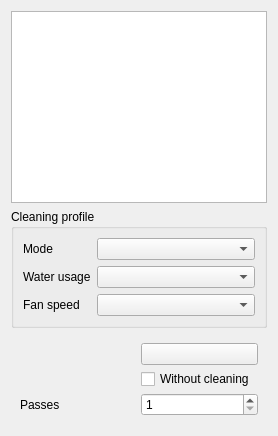
          <widget class="QWidget" name="scroll_clean_contents">
           <layout class="QVBoxLayout" name="clean_layout">
            <item>
             <widget class="QTreeWidget" name="rooms">
              <property name="maximumSize">
               <size>
                <width>16777215</width>
                <height>260</height>
               </size>
              </property>
              <property name="toolTip">
               <string>Tick rooms or whole groups to clean them. Right-click a room to rename, join or split it, or to edit the groups.</string>
              </property>
              <property name="contextMenuPolicy">
               <enum>Qt::CustomContextMenu</enum>
              </property>
              <property name="headerHidden">
               <bool>true</bool>
              </property>
              <column>
               <property name="text">
                <string notr="true">1</string>
               </property>
              </column>
             </widget>
            </item>
            <item>
             <widget class="QgsCollapsibleGroupBox" name="box_settings">
              <property name="title">
               <string>Cleaning profile</string>
              </property>
              <layout class="QFormLayout" name="settings_form">
               <property name="fieldGrowthPolicy">
                <enum>QFormLayout::AllNonFixedFieldsGrow</enum>
               </property>
               <item row="0" column="0">
                <widget class="QLabel" name="lbl_operation_mode">
                 <property name="text">
                  <string>Mode</string>
                 </property>
                </widget>
               </item>
               <item row="0" column="1">
                <widget class="QComboBox" name="combo_operation_mode">
                 <property name="toolTip">
                  <string>Vacuum only, mop only, or both.</string>
                 </property>
                </widget>
               </item>
               <item row="1" column="0">
                <widget class="QLabel" name="lbl_water_usage">
                 <property name="text">
                  <string>Water usage</string>
                 </property>
                </widget>
               </item>
               <item row="1" column="1">
                <widget class="QComboBox" name="combo_water_usage"/>
               </item>
               <item row="2" column="0">
                <widget class="QLabel" name="lbl_fan_speed">
                 <property name="text">
                  <string>Fan speed</string>
                 </property>
                </widget>
               </item>
               <item row="2" column="1">
                <widget class="QComboBox" name="combo_fan_speed"/>
               </item>
              </layout>
             </widget>
            </item>
            <item>
             <widget class="QWidget" name="clean_buttons">
              <layout class="QGridLayout" name="clean_grid">
               <property name="horizontalSpacing">
                <number>4</number>
               </property>
               <property name="verticalSpacing">
                <number>4</number>
               </property>
               <item row="0" column="1">
                <widget class="QPushButton" name="btn_rooms"/>
               </item>
               <item row="2" column="1">
                <widget class="QCheckBox" name="chk_goto_quiet">
                 <property name="text">
                  <string>Without cleaning</string>
                 </property>
                 <property name="toolTip">
                  <string>This robot's “Go to” is a small cleaning job. Ticked, the plugin lifts the mops (vacuum-only mode), turns the water off and the fan to its lowest for the trip, then restores your settings.</string>
                 </property>
                </widget>
               </item>
               <item row="3" column="0">
                <widget class="QLabel" name="lbl_passes">
                 <property name="text">
                  <string>Passes</string>
                 </property>
                </widget>
               </item>
               <item row="3" column="1">
                <widget class="QSpinBox" name="spin_passes">
                 <property name="minimum">
                  <number>1</number>
                 </property>
                 <property name="maximum">
                  <number>3</number>
                 </property>
                 <property name="toolTip">
                  <string>How many times the rooms or the zone are cleaned.</string>
                 </property>
                </widget>
               </item>
              </layout>
             </widget>
            </item>
            <item>
             <spacer name="clean_spacer">
              <property name="orientation">
               <enum>Qt::Vertical</enum>
              </property>
              <property name="sizeHint">
               <size>
                <width>20</width>
                <height>0</height>
               </size>
              </property>
             </spacer>
            </item>
           </layout>
          </widget>
